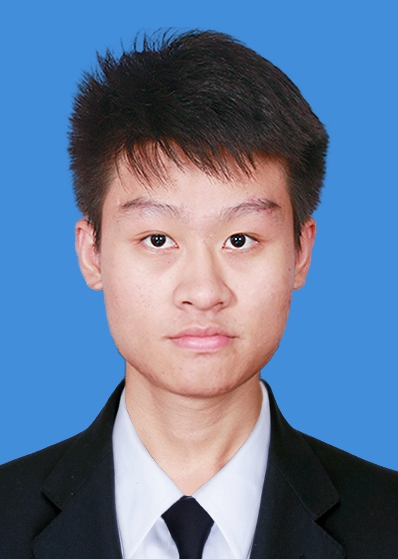
#> input picture photo/me.jpg, 398 x 559 px, found by its file name
$ python '卡通化.py'
#> lines starting #> are read from the running program, lines starting #| are printed output that depends on the picture
#> further down, img is the input picture: shape (559, 398, 3); mean B, G, R 153, 121.7, 100.4
import cv2
import numpy as np


# 强化边缘
def edge_mask(img):
    gray = cv2.cvtColor(img, cv2.COLOR_BGR2GRAY)
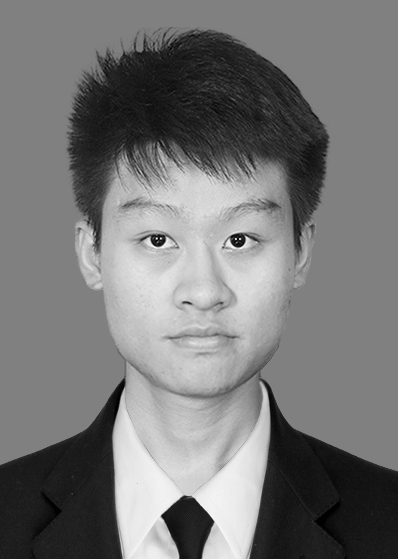
#> gray: shape (559, 398); min 0, max 249, mean 118.9
    gray_blur = cv2.medianBlur(gray, 5)
    # cv2.imshow('gray_blur', gray_blur)
    # 强化边缘
    edge = cv2.adaptiveThreshold(gray_blur, 255, cv2.ADAPTIVE_THRESH_MEAN_C, cv2.THRESH_BINARY, 3, 5)
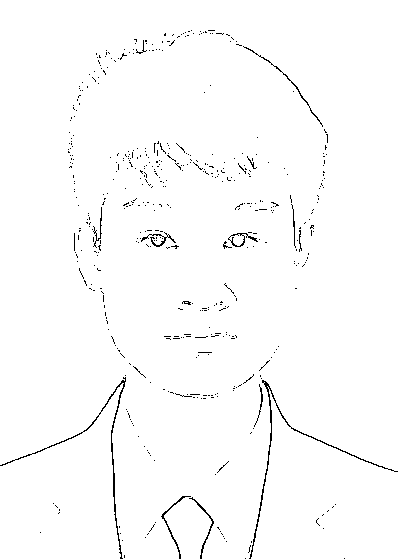
#> edge: shape (559, 398); 98.6% white; black in thin lines or dots
    # cv2.imshow('edge', edge)
    return edge

# 颜色量化
def color_quality(img, k):
#> called with k = 3
    data = np.float32(img).reshape((-1, 3))
    # （type,max_iter,epsilon）
    criteria = (cv2.TERM_CRITERIA_MAX_ITER + cv2.TERM_CRITERIA_EPS, 20, 0.001)  #终止准则为最大迭代次数20+精度0.001
    flag = cv2.KMEANS_RANDOM_CENTERS
    ret, bestLabels, centers = cv2.kmeans(data, k, None, criteria, 10, flag)  #10代表随机初始化10次寻找初始质心
#> ret = 304031100.8; centers = [[175.8, 180.7, 215.7], [216.3, 141.2, 66.39], [36.83, 35.06, 37.52]]
    # 将数组转为二维图像
    centers = np.uint8(centers)
#> centers = [[175, 180, 215], [216, 141, 66], [36, 35, 37]]
    result = centers[bestLabels.flatten()]   #将簇中所有像素用质心表示
    result = result.reshape(img.shape)
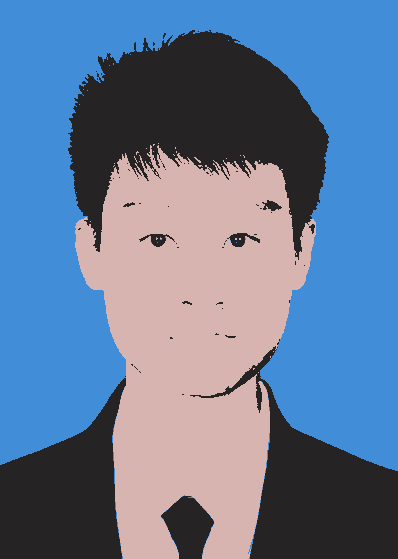
#> result: shape (559, 398, 3); mean B, G, R 152.4, 121.4, 99.8
    # cv2.imshow('color_quality', result)
    return result


if __name__ == '__main__':
    # 图像卡通化
    img = cv2.imread(r'E:\pyitem\opencv_img\photo\me.jpg')
    mask = edge_mask(img)
    img_color = color_quality(img, 3)
    cv2.imshow('img_color', img_color)
    # 结合边缘与颜色模糊后的图片
    img_res = cv2.bitwise_and(img_color, img_color, mask=mask)
    cv2.imshow('result', img_res)
    cv2.waitKey(0)
    cv2.destroyAllWindows()


    # [16 lines of commented-out code are left out]
